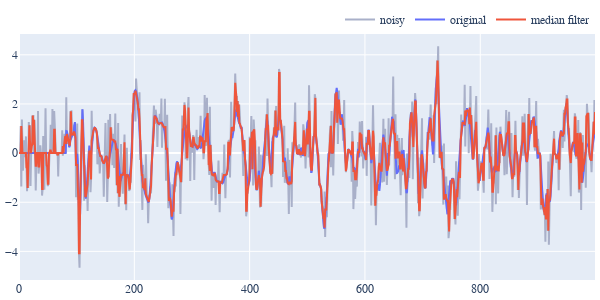

Notebook source saved alongside this figure:
### Code cell
fig = plot_line(y=example[:1000], color="#a9b0c9", name='noisy', title="Respiratory signal", return_fig=True)
fig.add_trace(plot_line(y=signal[:1000], color=cmap[0], name='original', return_fig=True).data[0])
fig.add_trace(plot_line(y=median_X[:1000], color=cmap[1], name='median filter', return_fig=True).data[0])
fig.update_layout(width=600)
fig.update_layout(margin_t=5, title=None, legend_y=1.)
fig.show()
print(f"Median filter. SNR={SNR(signal, median_X):.3f}, MSE={MSE(signal, median_X):.3f}")
pio.write_image(fig, "images/median-denoising.pdf")

### Figure 1 — Plotly figure (JSON) as saved in the notebook; plotly's stock layout.template omitted (floating-point values rounded to 4 significant figures; data arrays with more than 128 entries replaced by an {"elided": "..."} marker saying what was removed)
{"data": [{"line": {"color": "#a9b0c9"}, "name": "noisy", "type": "scatter", "x": {"elided": "1000 int values"}, "y": {"elided": "1000 float values"}}, {"line": {"color": "#636EFA"}, "name": "original", "type": "scatter", "x": {"elided": "1000 int values"}, "y": {"elided": "1000 float values"}}, {"line": {"color": "#EF553B"}, "name": "median filter", "type": "scatter", "x": {"elided": "1000 int values"}, "y": {"elided": "1000 float values"}}], "layout": {"font": {"family": "Serif"}, "height": 300, "legend": {"orientation": "h", "x": 1, "xanchor": "right", "y": 1, "yanchor": "bottom"}, "margin": {"b": 5, "l": 5, "r": 5, "t": 5}, "showlegend": true, "title": {}, "width": 600}}
